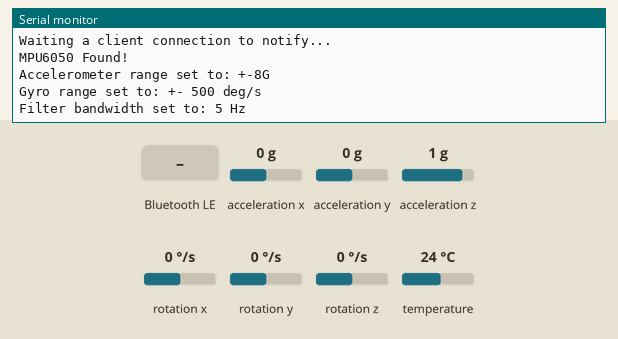
The program below on a simulated ESP32. Parts: the last lines printed to the serial monitor. The inputs (shaded band) are chosen by the test bench; at power-on: acceleration x 0 g, acceleration y 0 g, acceleration z 1 g, rotation x 0 °/s, rotation y 0 °/s, rotation z 0 °/s, temperature 24 °C. Nothing arrives over Bluetooth unless stated; a phone connects over Bluetooth LE 3 s after start.

Above: at 1.3 s.
1.4 s: Bluetooth LE write "1" received
At 1.9 s:
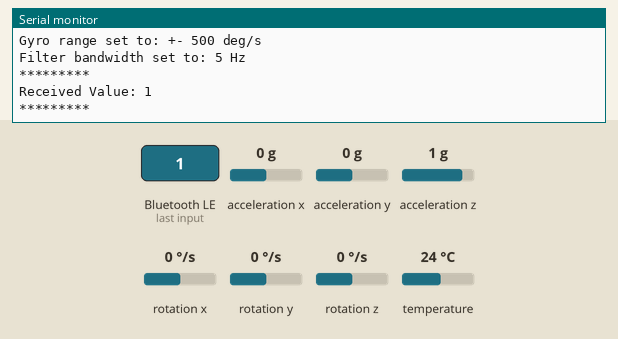
2.9 s: acceleration x set to -1.4 g
At 3.8 s:
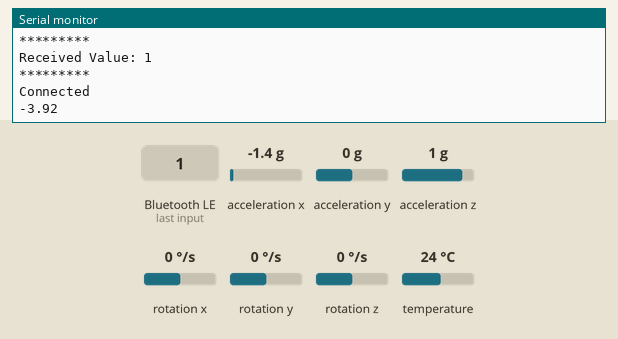
4.5 s: acceleration y set to -1.4 g
6.0 s: acceleration z set to -1.4 g
7.5 s: Bluetooth LE write "0" received
At 7.83 s:
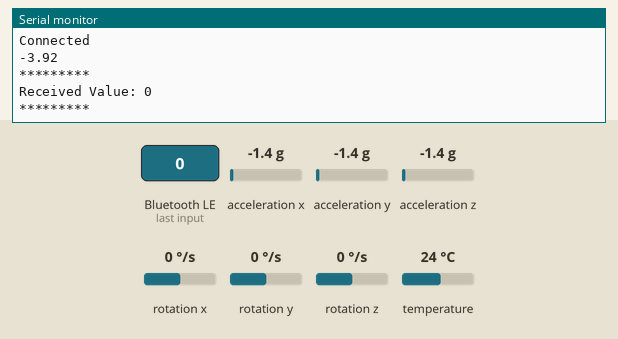

Measured:
- after the input at 1.4 s, the serial monitor: prints a new line after 0.05 s (image 1)
- after the input at 2.9 s, the serial monitor: prints a new line after 0.10 s (image 2)
- after the input at 7.5 s, the serial monitor: prints a new line after 0.05 s (image 3)

The program:

main.cpp
```cpp
/*
    Video: https://www.youtube.com/watch?v=oCMOYS71NIU
    Based on Neil Kolban example for IDF: https://github.com/nkolban/esp32-snippets/blob/master/cpp_utils/tests/BLE%20Tests/SampleNotify.cpp
    Ported to Arduino ESP32 by Evandro Copercini

   Create a BLE server that, once we receive a connection, will send periodic notifications.
   The service advertises itself as: 6E400001-B5A3-F393-E0A9-E50E24DCCA9E
   Has a characteristic of: 6E400002-B5A3-F393-E0A9-E50E24DCCA9E - used for receiving data with "WRITE"
   Has a characteristic of: 6E400003-B5A3-F393-E0A9-E50E24DCCA9E - used to send data with  "NOTIFY"

   The design of creating the BLE server is:
   1. Create a BLE Server
   2. Create a BLE Service
   3. Create a BLE Characteristic on the Service
   4. Create a BLE Descriptor on the characteristic
   5. Start the service.
   6. Start advertising.

   In this example rxValue is the data received (only accessible inside that function).
   And txValue is the data to be sent, in this example just a byte incremented every second.
*/
#include <Arduino.h>
#include <BLEDevice.h>
#include <BLEServer.h>
#include <BLEUtils.h>
#include <BLE2902.h>
#include <Adafruit_MPU6050.h>
#include <Adafruit_Sensor.h>
#include <Wire.h>

Adafruit_MPU6050 mpu;
BLEServer *pServer = NULL;
BLECharacteristic *pTxCharacteristic;
bool deviceConnected = false;
bool oldDeviceConnected = false;
// uint8_t txValue = 0;
// int8_t txValue = 0;
float txValue = 0.00;

// See the following for generating UUIDs:
// https://www.uuidgenerator.net/

#define SERVICE_UUID "6E400001-B5A3-F393-E0A9-E50E24DCCA9E" // UART service UUID
#define CHARACTERISTIC_UUID_RX "6E400002-B5A3-F393-E0A9-E50E24DCCA9E"
#define CHARACTERISTIC_UUID_TX "6E400003-B5A3-F393-E0A9-E50E24DCCA9E"

// RN4871 Transparent UART Service
// #define SERVICE_UUID "49535343-FE7D-4AE5-8FA9-9FAFD205E455" // UART service UUID
// #define CHARACTERISTIC_UUID_RX "49535343-1E4D-4BD9-BA61-23C647249616"
// #define CHARACTERISTIC_UUID_TX "49535343-8841-43F4-A8D4-ECBE34729BB3"

class MyServerCallbacks : public BLEServerCallbacks
{
    void onConnect(BLEServer *pServer)
    {
        Serial.println("Connected");
        deviceConnected = true;
    };

    void onDisconnect(BLEServer *pServer)
    {
        Serial.println("Disconnected");
        deviceConnected = false;
    }
};

class MyCallbacks : public BLECharacteristicCallbacks
{
    void onWrite(BLECharacteristic *pCharacteristic)
    {
        std::string rxValue = pCharacteristic->getValue();

        if (rxValue.length() > 0)
        {
            Serial.println("*********");
            Serial.print("Received Value: ");
            for (int i = 0; i < rxValue.length(); i++)
                Serial.print(rxValue[i]);

            Serial.println();
            Serial.println("*********");
        }
    }
};

void setup()
{
    Serial.begin(115200);
    ///////////////
    // BLE SETUP //
    ///////////////

    // Create the BLE Device
    BLEDevice::init("CHUCK");

    // Create the BLE Server
    pServer = BLEDevice::createServer();
    pServer->setCallbacks(new MyServerCallbacks());

    // Create the BLE Service
    BLEService *pService = pServer->createService(SERVICE_UUID);

    // Create a BLE Characteristic
    pTxCharacteristic = pService->createCharacteristic(
        CHARACTERISTIC_UUID_TX,
        BLECharacteristic::PROPERTY_NOTIFY);

    pTxCharacteristic->addDescriptor(new BLE2902());

    BLECharacteristic *pRxCharacteristic = pService->createCharacteristic(
        CHARACTERISTIC_UUID_RX,
        BLECharacteristic::PROPERTY_WRITE);

    pRxCharacteristic->setCallbacks(new MyCallbacks());

    // Start the service
    pService->start();
    pServer->getAdvertising()->addServiceUUID(pService->getUUID());

    //   pTxCharacteristic->setValue("HELLO");

    // Start advertising
    pServer->getAdvertising()->start();
    Serial.println("Waiting a client connection to notify...");

    ///////////////////
    // MPU6050 SETUP //
    ///////////////////

    // Try to initialize!
    if (!mpu.begin())
    {
        Serial.println("Failed to find MPU6050 chip");
        while (1)
        {
            delay(10);
        }
    }
    Serial.println("MPU6050 Found!");

    mpu.setAccelerometerRange(MPU6050_RANGE_8_G);
    Serial.print("Accelerometer range set to: ");
    switch (mpu.getAccelerometerRange())
    {
    case MPU6050_RANGE_2_G:
        Serial.println("+-2G");
        break;
    case MPU6050_RANGE_4_G:
        Serial.println("+-4G");
        break;
    case MPU6050_RANGE_8_G:
        Serial.println("+-8G");
        break;
    case MPU6050_RANGE_16_G:
        Serial.println("+-16G");
        break;
    }
    mpu.setGyroRange(MPU6050_RANGE_500_DEG);
    Serial.print("Gyro range set to: ");
    switch (mpu.getGyroRange())
    {
    case MPU6050_RANGE_250_DEG:
        Serial.println("+- 250 deg/s");
        break;
    case MPU6050_RANGE_500_DEG:
        Serial.println("+- 500 deg/s");
        break;
    case MPU6050_RANGE_1000_DEG:
        Serial.println("+- 1000 deg/s");
        break;
    case MPU6050_RANGE_2000_DEG:
        Serial.println("+- 2000 deg/s");
        break;
    }

    mpu.setFilterBandwidth(MPU6050_BAND_5_HZ);
    Serial.print("Filter bandwidth set to: ");
    switch (mpu.getFilterBandwidth())
    {
    case MPU6050_BAND_260_HZ:
        Serial.println("260 Hz");
        break;
    case MPU6050_BAND_184_HZ:
        Serial.println("184 Hz");
        break;
    case MPU6050_BAND_94_HZ:
        Serial.println("94 Hz");
        break;
    case MPU6050_BAND_44_HZ:
        Serial.println("44 Hz");
        break;
    case MPU6050_BAND_21_HZ:
        Serial.println("21 Hz");
        break;
    case MPU6050_BAND_10_HZ:
        Serial.println("10 Hz");
        break;
    case MPU6050_BAND_5_HZ:
        Serial.println("5 Hz");
        break;
    }

    Serial.println("");
    delay(100);
}

void loop()
{

    if (deviceConnected)
    {
        pTxCharacteristic->setValue((uint8_t *)&txValue, 4);
        pTxCharacteristic->notify();
        // if (txValue < 5)
        // {
        //     txValue += 0.5;
        // }
        // else
        // {
        //     txValue = 0;
        // }

        // Get sensor data
        sensors_event_t a, g, temp;
        mpu.getEvent(&a, &g, &temp);
        txValue = a.acceleration.x + a.acceleration.y + a.acceleration.z;
        Serial.println(txValue);

        // Delay
        delay(5000); // bluetooth stack will go into congestion, if too many packets are sent
    }

    // disconnecting
    if (!deviceConnected && oldDeviceConnected)
    {
        delay(500);                  // give the bluetooth stack the chance to get things ready
        pServer->startAdvertising(); // restart advertising
        Serial.println("start advertising");
        oldDeviceConnected = deviceConnected;
    }
    // connecting
    if (deviceConnected && !oldDeviceConnected)
    {
        // do stuff here on connecting
        oldDeviceConnected = deviceConnected;
    }
}
```
